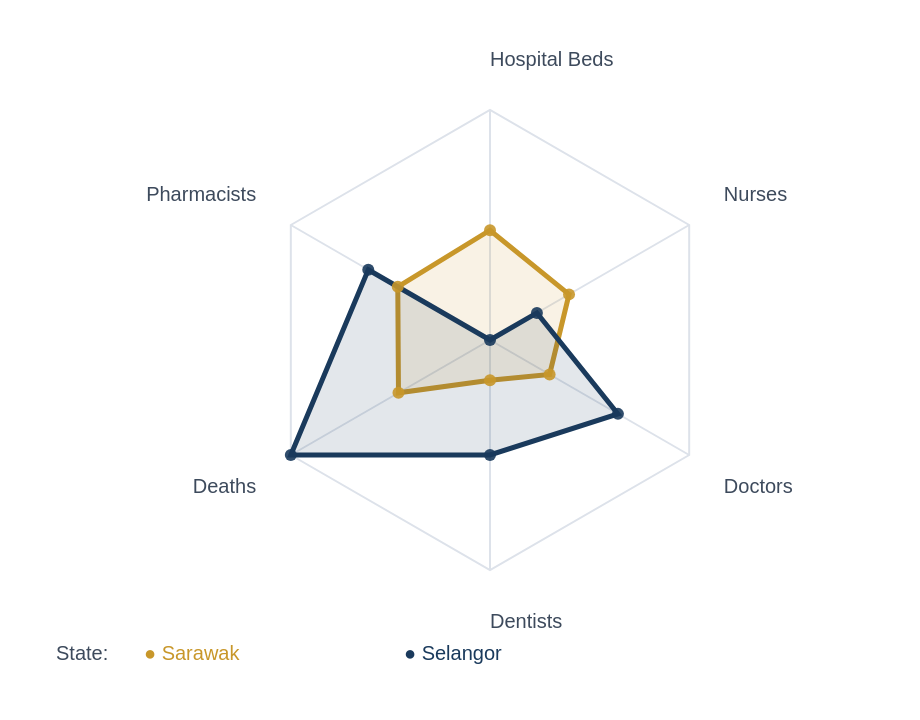

Describe this chart as a Vega-Lite specification.
### Vega specification from a JSON file in a GitHub repository (floating-point values rounded to 4 significant figures)
{"$schema": "https://vega.github.io/schema/vega/v5.json", "width": 460, "height": 360, "padding": {"top": 20, "left": 20, "right": 110, "bottom": 40}, "autosize": {"type": "fit", "contains": "padding"}, "signals": [{"name": "radius", "update": "115"}, {"name": "cx", "update": "225"}, {"name": "cy", "update": "150"}, {"name": "stateA", "value": "Sarawak", "bind": {"input": "select", "name": "State 1: ", "options": ["Johor", "Kedah", "Kelantan", "Melaka", "Negeri Sembilan", "Pahang", "Perak", "Perlis", "Pulau Pinang", "Sabah", "Sarawak", "Selangor", "Terengganu"]}}, {"name": "stateB", "value": "Selangor", "bind": {"input": "select", "name": "State 2: ", "options": ["Johor", "Kedah", "Kelantan", "Melaka", "Negeri Sembilan", "Pahang", "Perak", "Perlis", "Pulau Pinang", "Sabah", "Sarawak", "Selangor", "Terengganu"]}}], "data": [{"name": "raw", "values": [{"state": "Johor", "key": "Pharmacists", "value": 0.2963}, {"state": "Kedah", "key": "Pharmacists", "value": 0.4259}, {"state": "Kelantan", "key": "Pharmacists", "value": 0.3148}, {"state": "Melaka", "key": "Pharmacists", "value": 0.5556}, {"state": "Negeri Sembilan", "key": "Pharmacists", "value": 0.6481}, {"state": "Pahang", "key": "Pharmacists", "value": 0.463}, {"state": "Perak", "key": "Pharmacists", "value": 0.5741}, {"state": "Perlis", "key": "Pharmacists", "value": 0.7593}, {"state": "Pulau Pinang", "key": "Pharmacists", "value": 1.0}, {"state": "Sabah", "key": "Pharmacists", "value": 0.0}, {"state": "Sarawak", "key": "Pharmacists", "value": 0.463}, {"state": "Selangor", "key": "Pharmacists", "value": 0.6111}, {"state": "Terengganu", "key": "Pharmacists", "value": 0.4815}, {"state": "Johor", "key": "Hospital Beds", "value": 0.208}, {"state": "Kedah", "key": "Hospital Beds", "value": 0.166}, {"state": "Kelantan", "key": "Hospital Beds", "value": 0.4272}, {"state": "Melaka", "key": "Hospital Beds", "value": 0.2804}, {"state": "Negeri Sembilan", "key": "Hospital Beds", "value": 0.4446}, {"state": "Pahang", "key": "Hospital Beds", "value": 0.4547}, {"state": "Pulau Pinang", "key": "Hospital Beds", "value": 0.1195}, {"state": "Perak", "key": "Hospital Beds", "value": 1.0}, {"state": "Perlis", "key": "Hospital Beds", "value": 0.5376}, {"state": "Selangor", "key": "Hospital Beds", "value": 0.0}, {"state": "Terengganu", "key": "Hospital Beds", "value": 0.2929}, {"state": "Sabah", "key": "Hospital Beds", "value": 0.2494}, {"state": "Sarawak", "key": "Hospital Beds", "value": 0.4774}, {"state": "Johor", "key": "Nurses", "value": 0.09504}, {"state": "Kedah", "key": "Nurses", "value": 0.2149}, {"state": "Kelantan", "key": "Nurses", "value": 0.4215}, {"state": "Melaka", "key": "Nurses", "value": 0.686}, {"state": "Negeri Sembilan", "key": "Nurses", "value": 0.4628}, {"state": "Pahang", "key": "Nurses", "value": 0.5702}, {"state": "Perak", "key": "Nurses", "value": 0.4504}, {"state": "Perlis", "key": "Nurses", "value": 0.4959}, {"state": "Pulau Pinang", "key": "Nurses", "value": 1.0}, {"state": "Sabah", "key": "Nurses", "value": 0.0}, {"state": "Sarawak", "key": "Nurses", "value": 0.3967}, {"state": "Selangor", "key": "Nurses", "value": 0.2355}, {"state": "Terengganu", "key": "Nurses", "value": 0.4587}, {"state": "Johor", "key": "Doctors", "value": 0.2847}, {"state": "Kedah", "key": "Doctors", "value": 0.365}, {"state": "Kelantan", "key": "Doctors", "value": 0.8905}, {"state": "Melaka", "key": "Doctors", "value": 0.9124}, {"state": "Negeri Sembilan", "key": "Doctors", "value": 1.0}, {"state": "Pahang", "key": "Doctors", "value": 0.7226}, {"state": "Perak", "key": "Doctors", "value": 0.6204}, {"state": "Perlis", "key": "Doctors", "value": 0.9562}, {"state": "Pulau Pinang", "key": "Doctors", "value": 0.8321}, {"state": "Sabah", "key": "Doctors", "value": 0.0}, {"state": "Sarawak", "key": "Doctors", "value": 0.2993}, {"state": "Selangor", "key": "Doctors", "value": 0.6423}, {"state": "Terengganu", "key": "Doctors", "value": 0.7299}, {"state": "Johor", "key": "Dentists", "value": 0.3}, {"state": "Kedah", "key": "Dentists", "value": 0.325}, {"state": "Kelantan", "key": "Dentists", "value": 0.55}, {"state": "Melaka", "key": "Dentists", "value": 0.8}, {"state": "Negeri Sembilan", "key": "Dentists", "value": 0.75}, {"state": "Pahang", "key": "Dentists", "value": 0.75}, {"state": "Perak", "key": "Dentists", "value": 0.35}, {"state": "Perlis", "key": "Dentists", "value": 1.0}, {"state": "Pulau Pinang", "key": "Dentists", "value": 0.65}, {"state": "Sabah", "key": "Dentists", "value": 0.0}, {"state": "Sarawak", "key": "Dentists", "value": 0.175}, {"state": "Selangor", "key": "Dentists", "value": 0.5}, {"state": "Terengganu", "key": "Dentists", "value": 0.725}, {"state": "Johor", "key": "Deaths", "value": 0.5946}, {"state": "Kedah", "key": "Deaths", "value": 0.1622}, {"state": "Kelantan", "key": "Deaths", "value": 0.4865}, {"state": "Melaka", "key": "Deaths", "value": 0.5946}, {"state": "Negeri Sembilan", "key": "Deaths", "value": 0.4054}, {"state": "Pahang", "key": "Deaths", "value": 0.4865}, {"state": "Perak", "key": "Deaths", "value": 0.0}, {"state": "Perlis", "key": "Deaths", "value": 0.2162}, {"state": "Pulau Pinang", "key": "Deaths", "value": 0.3514}, {"state": "Sabah", "key": "Deaths", "value": 0.973}, {"state": "Sarawak", "key": "Deaths", "value": 0.4595}, {"state": "Selangor", "key": "Deaths", "value": 1.0}, {"state": "Terengganu", "key": "Deaths", "value": 0.4595}]}, {"name": "tableA", "source": "raw", "transform": [{"type": "filter", "expr": "datum.state === stateA"}, {"type": "formula", "as": "category", "expr": "0"}]}, {"name": "tableB", "source": "raw", "transform": [{"type": "filter", "expr": "datum.state === stateB"}, {"type": "formula", "as": "category", "expr": "1"}]}, {"name": "table", "source": ["tableA", "tableB"]}, {"name": "keys", "source": "table", "transform": [{"type": "aggregate", "groupby": ["key"]}]}], "scales": [{"name": "angular", "type": "point", "range": {"signal": "[-PI, PI]"}, "padding": 0.5, "domain": {"data": "table", "field": "key"}}, {"name": "radial", "type": "linear", "range": {"signal": "[0, radius]"}, "zero": true, "nice": false, "domain": [0, 1], "domainMin": 0}, {"name": "color", "type": "ordinal", "domain": [0, 1], "range": ["#c8972a", "#1a3a5c"]}], "encode": {"enter": {"x": {"value": 0}, "y": {"value": 0}}}, "marks": [{"type": "group", "zindex": 1, "encode": {"enter": {"x": {"signal": "cx"}, "y": {"signal": "cy"}}}, "from": {"facet": {"data": "table", "name": "facet", "groupby": ["category"]}}, "marks": [{"type": "line", "from": {"data": "facet"}, "encode": {"enter": {"interpolate": {"value": "linear-closed"}, "x": {"signal": "scale('radial', datum.value) * cos(scale('angular', datum.key))"}, "y": {"signal": "scale('radial', datum.value) * sin(scale('angular', datum.key))"}, "stroke": {"scale": "color", "field": "category"}, "strokeWidth": {"value": 2.5}, "fill": {"scale": "color", "field": "category"}, "fillOpacity": {"value": 0.12}}}}]}, {"type": "rule", "name": "radial-grid", "from": {"data": "keys"}, "zindex": 0, "encode": {"enter": {"x": {"signal": "cx"}, "y": {"signal": "cy"}, "x2": {"signal": "cx + radius * cos(scale('angular', datum.key))"}, "y2": {"signal": "cy + radius * sin(scale('angular', datum.key))"}, "stroke": {"value": "#dde2ea"}, "strokeWidth": {"value": 1}}}}, {"type": "line", "name": "outer-line", "from": {"data": "radial-grid"}, "encode": {"enter": {"interpolate": {"value": "linear-closed"}, "x": {"field": "x2"}, "y": {"field": "y2"}, "stroke": {"value": "#dde2ea"}, "strokeWidth": {"value": 1}}}}, {"type": "text", "name": "key-label", "from": {"data": "keys"}, "zindex": 1, "encode": {"enter": {"x": {"signal": "cx + (radius + 20) * cos(scale('angular', datum.key))"}, "y": {"signal": "cy + (radius + 20) * sin(scale('angular', datum.key))"}, "text": {"field": "key"}, "align": [{"test": "abs(scale('angular', datum.key)) > PI / 2", "value": "right"}, {"value": "left"}], "baseline": [{"test": "scale('angular', datum.key) > 0.3", "value": "top"}, {"test": "scale('angular', datum.key) < -0.3", "value": "bottom"}, {"value": "middle"}], "fill": {"value": "#3d4a5c"}, "fontSize": {"value": 11}, "fontWeight": {"value": "600"}, "font": {"value": "Source Sans 3, sans-serif"}}}}, {"type": "symbol", "from": {"data": "table"}, "zindex": 2, "encode": {"enter": {"x": {"signal": "cx + scale('radial', datum.value) * cos(scale('angular', datum.key))"}, "y": {"signal": "cy + scale('radial', datum.value) * sin(scale('angular', datum.key))"}, "size": {"value": 36}, "fill": {"scale": "color", "field": "category"}, "opacity": {"value": 0.9}, "tooltip": {"signal": "{'State': datum.state, 'Metric': datum.key, 'Normalised score': format(datum.value, '.3f')}"}}}}, {"type": "text", "encode": {"enter": {"x": {"value": 8}, "y": {"signal": "cy + radius + 36"}, "text": {"value": "State:"}, "fill": {"value": "#3d4a5c"}, "fontSize": {"value": 11}, "fontWeight": {"value": "bold"}, "font": {"value": "Source Sans 3, sans-serif"}, "align": {"value": "left"}, "baseline": {"value": "top"}}}}, {"type": "text", "encode": {"update": {"x": {"value": 52}, "y": {"signal": "cy + radius + 36"}, "text": {"signal": "'● ' + stateA"}, "fill": {"value": "#c8972a"}, "fontSize": {"value": 11}, "fontWeight": {"value": "bold"}, "font": {"value": "Source Sans 3, sans-serif"}, "align": {"value": "left"}, "baseline": {"value": "top"}}}}, {"type": "text", "encode": {"update": {"x": {"value": 182}, "y": {"signal": "cy + radius + 36"}, "text": {"signal": "'● ' + stateB"}, "fill": {"value": "#1a3a5c"}, "fontSize": {"value": 11}, "fontWeight": {"value": "bold"}, "font": {"value": "Source Sans 3, sans-serif"}, "align": {"value": "left"}, "baseline": {"value": "top"}}}}]}
